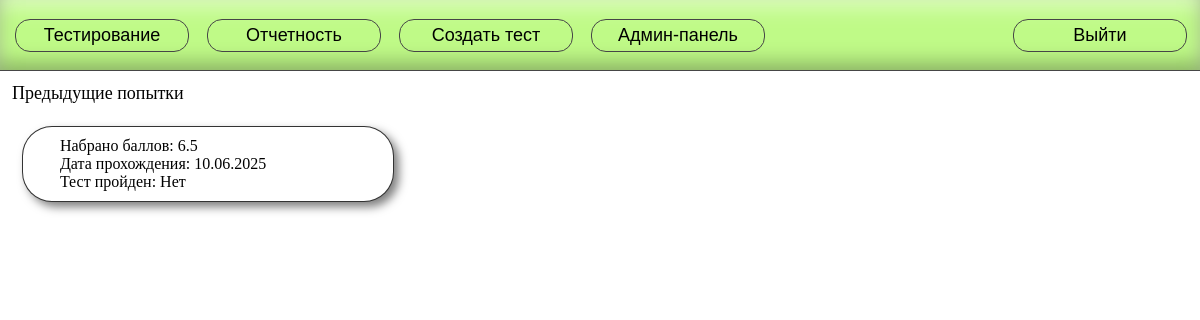
The page /testing/21/results (signed in) on the database as committed earlier.
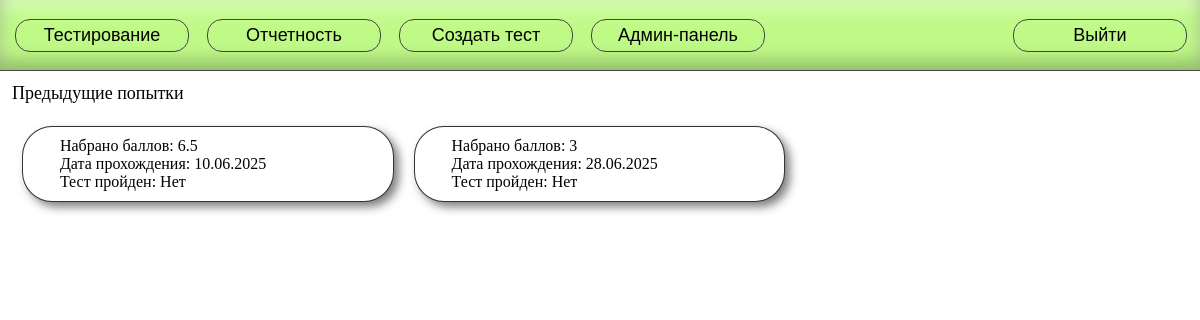
The same page on the database as committed later.
### main/models.py (models this page shows, shortened)
class Result(models.Model):
    test = models.ForeignKey(Test, on_delete=models.CASCADE)
    worker = models.ForeignKey(Worker, on_delete=models.CASCADE)
    result = models.FloatField(null=True)
    is_passed = models.BooleanField(null=True, default=False)
    start_date = models.DateTimeField(null=False)
    finish_date = models.DateTimeField(null=True)

### main/views.py (the view)
# urls.py: path('testing/<int:test_id>/results', test_attempts, name='test_attempts'),
@login_required(login_url='login')
def test_attempts(request, test_id):
    worker = Worker.objects.get(user=request.user)
    test = Test.objects.get(id=test_id)
    results = Result.objects.filter(test=test, worker=worker, finish_date__isnull=False)
    if not results.exists():
        return render(request, '403.html', {'messages': ['Вы не участвуете в данном тестировании']})
    results = results.order_by('test__test_name')
    for result in results:
        result.result = int(result.result) if round(result.result, 5) ==\
                                                  int(result.result) else round(result.result, 5)
    return render(request, 'test_attempts.html', {
        'results': results,
    })

### templates/test_attempts.html (shortened to what this page needs)
{% extends 'header.html' %}
{% load static %}
{% block styles %}
    <link href="{% static '/css/test_attempts.css' %}" rel="stylesheet">
{% endblock styles %}
{% block body %}
<div class="test-attempts-content">
    <p class="intro">Предыдущие попытки</p>
    <div class="test-attempts-wrapper">
        {% for result in results %}
            <div class="test-attempt">
                <a href="/testing/{{ result.test.id }}/results/{{ result.id }}">
                    <span class="result">Набрано баллов: {{ result.result }}</span><br>
                    <span>Дата прохождения: {{ result.finish_date|date:"d.m.Y" }}</span><br>
                    <span>Тест пройден: {% if result.is_passed %}Да{% else %}Нет{% endif %}</span><br>
                </a>
            </div>
        {% endfor %}
    </div>
</div>
{% endblock %}

Rows that differ between the two databases and show on the page:
added Result: result "3", finish_date "28.06.2025", is_passed "Нет"
